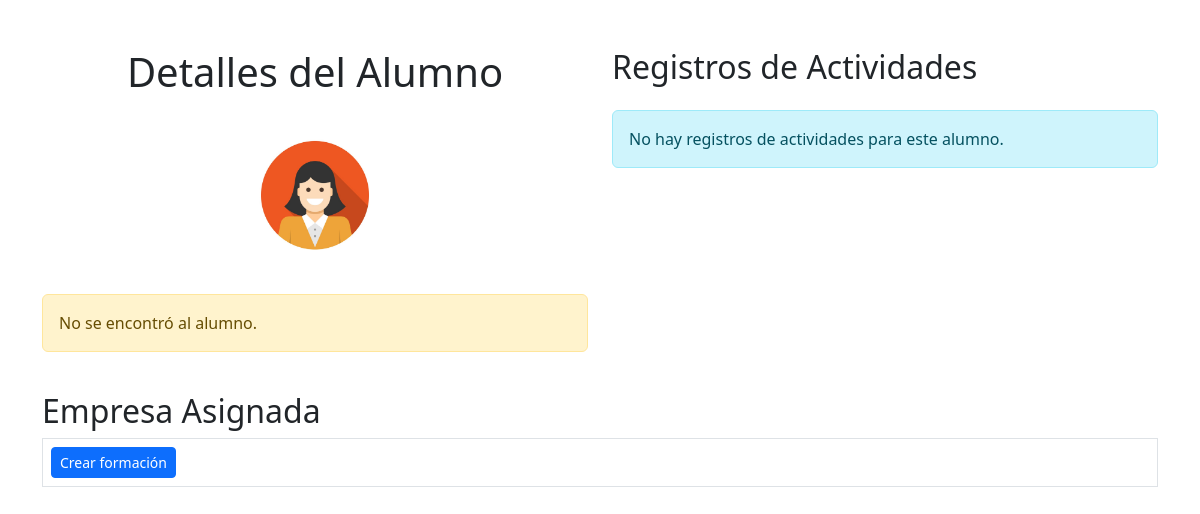
/code/alumno.php, run on an earlier commit of the app's database.
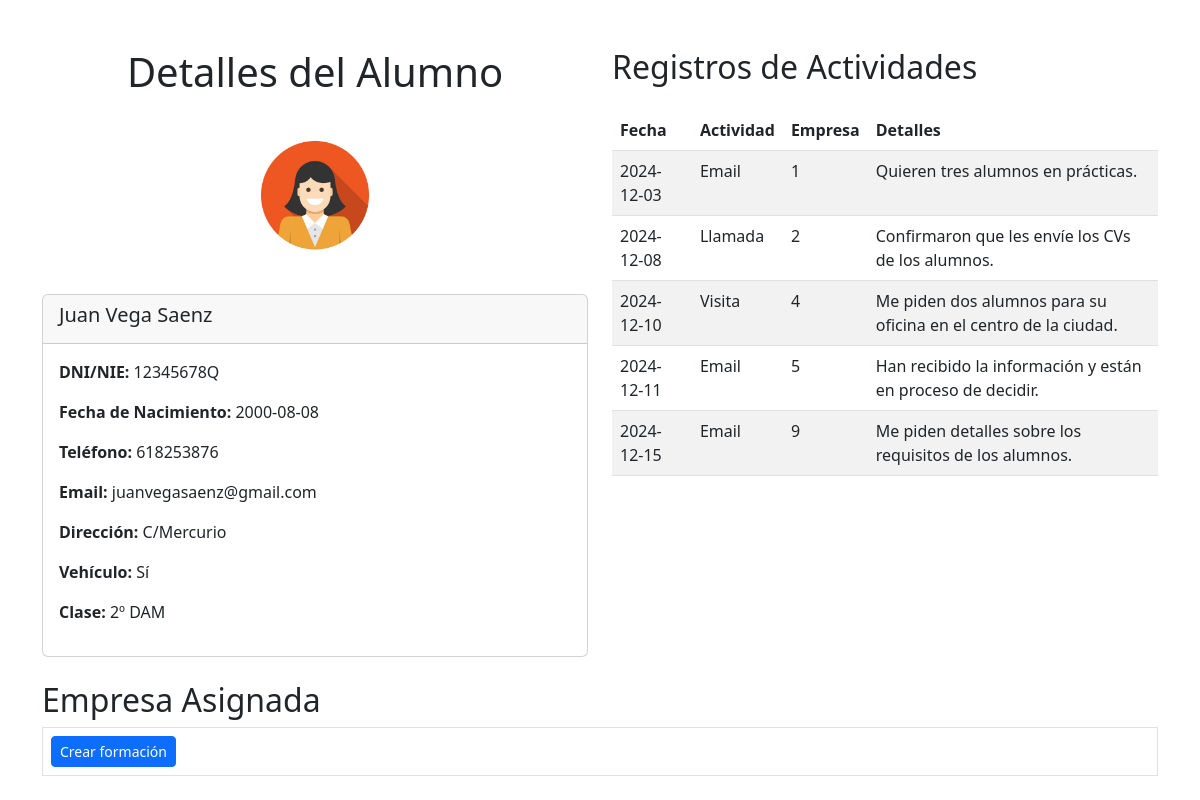
And on a later commit of the database.
### tables this page shows
CREATE TABLE alumnos (
	dni_nie char(9) PRIMARY KEY,
	nombre VARCHAR(100) not null,
	apellido1 VARCHAR(100) not null,
	apellido2 VARCHAR(100),
	fecha_nacimiento DATE,
	telefono VARCHAR(50),
	email VARCHAR(255),
	direccion VARCHAR(255),
	vehiculo ENUM('Si','No'),
	clase enum('2º DAM', '1º DAM', '2º SMR', '1º SMR'),
	dni_tutor CHAR(9),
	id_empresa int UNSIGNED,
	FOREIGN KEY (id_empresa) REFERENCES empresas(id),
	FOREIGN KEY (dni_tutor) REFERENCES profesores(dni_nie) ON UPDATE CASCADE
);

CREATE TABLE registro (
	id int UNSIGNED AUTO_INCREMENT PRIMARY KEY,
	fecha date NOT NULL,
	tipo_actividad enum('Llamada', 'Email', 'Visita'),
	id_empresa int UNSIGNED,
	dni_nie_alumno char(9),
	texto_registro varchar(255),
	FOREIGN KEY (id_empresa) REFERENCES empresas(id) ON UPDATE CASCADE,
	FOREIGN KEY (dni_nie_alumno) REFERENCES alumnos(dni_nie) ON UPDATE CASCADE
);

### code/alumno.php (the view, shortened to what this page needs)
<?php
require 'conexion.php';
$stmt = $mysqli->prepare("
    SELECT
        a.dni_nie AS dni_nie,
        a.nombre AS nombre,
        CONCAT_WS(' ', a.apellido1, a.apellido2) AS apellidos,
        a.fecha_nacimiento AS fecha_nacimiento,
        a.telefono AS telefono,
        a.email AS email,
        a.direccion AS direccion,
        a.vehiculo AS vehiculo,
        a.clase AS clase,
        e.nombre_comercial AS empresa
    FROM
        alumnos a
    LEFT JOIN
        formaciones f ON a.dni_nie = f.dni_nie_alumno
    LEFT JOIN
        empresas e ON f.id_empresa = e.id
    WHERE
        a.dni_nie = ?;
");
$dni_nie = "12345678Q";
$stmt->bind_param("s", $dni_nie);
$stmt->execute();
$resultado = $stmt->get_result();
if ($fila = $resultado->fetch_assoc()) {
    $alumno = $fila;
} else {
    $alumno = null;
}
$stmt2 = $mysqli->prepare("
    SELECT fecha, tipo_actividad, id_empresa, texto_registro
    FROM registro
    WHERE dni_nie_alumno = ?;
");
$stmt2->bind_param("s", $dni_nie);
$stmt2->execute();
$resultado2 = $stmt2->get_result();
$registros = [];
while ($registro = $resultado2->fetch_assoc()) {
    $registros[] = $registro;
}
?>
<!DOCTYPE html>
<html lang="es">
<head>
    <link href="https://cdn.jsdelivr.net/npm/bootstrap@5.3.0-alpha1/dist/css/bootstrap.min.css" rel="stylesheet">
</head>
<body>
    <div class="container mt-5">
        <div class="row">
            <div class="col-md-6">
                <h1 class="text-center mb-4">Detalles del Alumno</h1>
                <div class="text-center mb-4">
                    <img src="../img/flat-business-woman-user-profile-avatar-icon-vector-4334111-2809499332.jpg" alt="Foto del Alumno" class="img-fluid rounded-circle" style="width: 150px; height: 150px;">
                </div>
                <?php if ($alumno): ?>
                    <div class="card">
                        <div class="card-header">
                            <h5 class="card-title"><?= htmlspecialchars($alumno['nombre'] . ' ' . $alumno['apellidos']) ?></h5>
                        </div>
                        <div class="card-body">
                            <p><strong>DNI/NIE:</strong> <?= htmlspecialchars($alumno['dni_nie']) ?></p>
                            <p><strong>Fecha de Nacimiento:</strong> <?= htmlspecialchars($alumno['fecha_nacimiento']) ?></p>
                            <p><strong>Teléfono:</strong> <?= htmlspecialchars($alumno['telefono']) ?></p>
                            <p><strong>Email:</strong> <?= htmlspecialchars($alumno['email']) ?></p>
                            <p><strong>Dirección:</strong> <?= htmlspecialchars($alumno['direccion']) ?></p>
                            <p><strong>Vehículo:</strong> <?= $alumno['vehiculo'] ? 'Sí' : 'No' ?></p>
                            <p><strong>Clase:</strong> <?= htmlspecialchars($alumno['clase']) ?></p>
                        </div>
                    </div>
                <?php else: ?>
                    <div class="alert alert-warning" role="alert">
                        No se encontró al alumno.
                    </div>
                <?php endif; ?>
            </div>
            <div class="col-md-6">
                <h2 class="mb-4">Registros de Actividades</h2>
                <?php if (count($registros) > 0): ?>
                    <table class="table table-striped">
                        <thead>
                            <tr>
                                <th>Fecha</th>
                                <th>Actividad</th>
                                <th>Empresa</th>
                                <th>Detalles</th>
                            </tr>
                        </thead>
                        <tbody>
                            <?php foreach ($registros as $registro): ?>
                                <tr>
                                    <td><?= htmlspecialchars($registro['fecha']) ?></td>
                                    <td><?= htmlspecialchars($registro['tipo_actividad']) ?></td>
                                    <td><?= htmlspecialchars($registro['id_empresa']) ?></td>
                                    <td><?= htmlspecialchars($registro['texto_registro']) ?></td>
                                </tr>
                            <?php endforeach; ?>
                        </tbody>
                    </table>
                <?php else: ?>
                    <div class="alert alert-info" role="alert">
                        No hay registros de actividades para este alumno.
                    </div>
                <?php endif; ?>
            </div>
        </div>
        <h2 class="mt-4">Empresa Asignada</h2>
        <table class="table table-bordered">
            <tr>
                <td>
                    <?php if ($alumno['empresa']): ?>
                        <span><?php echo htmlspecialchars($alumno['empresa']); ?></span>
                        <button class="btn btn-warning btn-sm" data-dni="<?= htmlspecialchars($alumno['dni_nie']) ?>" data-empresa="<?= htmlspecialchars($alumno['empresa']) ?>">Editar</button>
                    <?php else: ?>
                        <button class="btn btn-primary btn-sm" onclick="abrirVentanaEmergente('crear_formacion.php?dni=<?= htmlspecialchars($alumno['dni_nie']) ?>')">Crear formación</button>
                    <?php endif; ?>
                </td>
            </tr>
        </table>
    </div>
</body>
</html>

What changed in the data, as far as the page shows it:
added alumnos: dni_nie "12345678Q", fecha_nacimiento "2000-08-08", telefono "618253876", email "juanvegasaenz@gmail.com", direccion "C/Mercurio", clase "2º DAM"
added registro: fecha "2024-12-03", tipo_actividad "Email", id_empresa "1", texto_registro "Quieren tres alumnos en prácticas."
added registro: fecha "2024-12-08", tipo_actividad "Llamada", id_empresa "2", texto_registro "Confirmaron que les envíe los CVs de los alumnos."
added registro: fecha "2024-12-10", tipo_actividad "Visita", id_empresa "4", texto_registro "Me piden dos alumnos para su oficina en el centro de la ciudad."
added registro: fecha "2024-12-11", tipo_actividad "Email", id_empresa "5", texto_registro "Han recibido la información y están en proceso de decidir."
added registro: fecha "2024-12-15", tipo_actividad "Email", id_empresa "9", texto_registro "Me piden detalles sobre los requisitos de los alumnos."
Also different on the page:
$alumno['nombre'] . ' ' . $alumno['apellidos']: (not shown) → "Juan Vega Saenz"
text no longer shown: "No se encontró al alumno. No hay registros de actividades para este alumno."
text now shown: "DNI/NIE: Fecha de Nacimiento: Teléfono: Email: Dirección: Vehículo: Sí Clase: Fecha Actividad Empresa Detalles"
